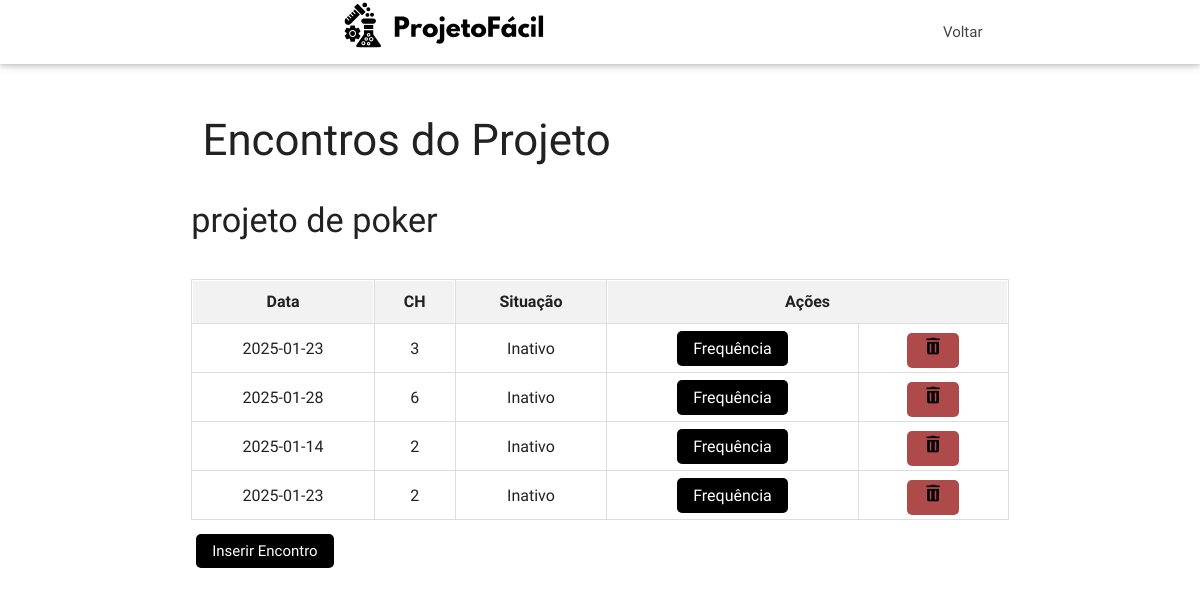
Screenshot of /Crud/crud_encontro/listar.php?id_projeto=24 with the database file from the repository.
### tables this page shows
CREATE TABLE IF NOT EXISTS `projeto` (
  `id_projeto` int NOT NULL AUTO_INCREMENT,
  `nome_projeto` varchar(255) DEFAULT NULL,
  `situacao` varchar(255) DEFAULT NULL,
  `fk_projeto_id_professor` int DEFAULT NULL,
  `data_finalizacao` date NOT NULL,
  `id_monitor` int NOT NULL,
  PRIMARY KEY (`id_projeto`),
  KEY `fk_projeto_id_professor` (`fk_projeto_id_professor`)
);

CREATE TABLE IF NOT EXISTS `encontro` (
  `id_encontro` int NOT NULL AUTO_INCREMENT,
  `CH` int DEFAULT NULL,
  `data` date DEFAULT NULL,
  `fk_id_projeto` int DEFAULT NULL,
  PRIMARY KEY (`id_encontro`),
  KEY `fk_encontro_projeto_id_projeto` (`fk_id_projeto`)
);

### Crud/crud_encontro/listar.php (the view, shortened to what this page needs)
<?php
$conexao = conectar();
?>
<!DOCTYPE html>
<html lang="pt-br">
<head>
    <link href="../../Style/css/materialize.min.css" type="text/css" rel="stylesheet" media="screen,projection" />
    <link href="../../Style/css/style.css" type="text/css" rel="stylesheet" media="screen,projection" />
</head>
<body>
    <div id="navbar" class="navbar-fixed scrollspy">
        <nav class="white">
            <div class="nav-wrapper container">
                <div class="container">
                    <a class="brand-logo"><img src="../../Style/images/logo.svg" style="height: 50px;"></a>
                </div>
                <ul class="right hide-on-med-and-down">
                    <li><a href="../../Login/professor/professor.php">Voltar</a></li>
                </ul>
            </div>
        </nav>
    </div>
    <div class="container section scrollspy">
        <div class="section">
            <div class="row">
                <div class="col s9">
                    <h3>Encontros do Projeto</h3>
                </div>
            </div>
            <div class="row">
                <?php
             $id_projeto = isset($_GET['id_projeto']) ? $_GET['id_projeto'] : null;
             $id_projeto = mysqli_real_escape_string($conexao, $id_projeto);
             $sql = "SELECT pro.nome_projeto, pro.situacao, en.CH, en.data, en.id_encontro
                     FROM projeto pro
                     INNER JOIN encontro en ON pro.id_projeto = en.fk_id_projeto
                     WHERE pro.id_projeto = '$id_projeto'";
             $resultado = mysqli_query($conexao, $sql);
             $lstDados = [];
             while ($dados = mysqli_fetch_assoc($resultado)) {
                 $lstDados[] = $dados;
             }
             if (count($lstDados) == 0) {
                 echo '<h5>Este projeto não possui encontros.</h5>';
             } else {
                 echo '<h4>' . $lstDados[0]['nome_projeto'] . '</h4>';
             }
             echo '<div class="table-container">';
             echo '<table>';
             echo '<tr><th>Data</th><th>CH</th><th>Situação</th><th colspan="2">Ações</th></tr>';
             foreach ($lstDados as $dados) {
                 echo '<tr>';
                 echo '<td>' . $dados['data'] . '</td>';
                 echo '<td>' . $dados['CH'] . '</td>';
                 echo '<td>' . $dados['situacao'] . '</td>';
                 echo '<td><a href="../crud_frequencia/chamada.php?id_encontro=' . $dados['id_encontro'] . '" class="actions-btn btn-frequency">Frequência</a></td>';
                 echo '<td><a href="excluir.php?id_encontro=' . $dados['id_encontro'] . '" class="actions-btn btn-delete"><img src="imagens/excluir.png" width="20" height="20" alt="Excluir"></a></td>';
                 echo '</tr>';
             }
             echo '</table>';
             echo '</div>';
             echo '<div style="margin-top: 20px;">
                 <a href="../../Crud/crud_encontro/formcad.php?id_projeto=' . $id_projeto . '" class="actions-btn">Inserir Encontro</a>
             </div>';
                ?>
            </div>
        </div>
    </div>
</body>
</html>

### Style/css/style.css (style rules this page uses)
nav ul a, nav .brand-logo { color: #444; }
nav { overflow: visible; }
nav li a { -webkit-transition: background .3s ease-in-out; -moz-transition: background .3s ease-in-out; transition: background .3s ease-in-out; }
h4, table { font-family: "Arimo", serif; font-optical-sizing: auto; font-style: normal; }

### Crud/crud_encontro/listar.php (style rules this page uses)
.table-container { overflow-x: auto; margin-top: 20px; }
table { width: 100%; border-collapse: collapse; margin-top: 20px; }
th, td { padding: 12px; text-align: center; border: 1px solid #ddd; }
th { background-color: #f2f2f2; }
.actions-btn { padding: 8px 16px; margin: 5px; color: white; background-color:rgb(0, 0, 0); border: none; border-radius: 5px; cursor: pointer; }
.btn-delete { background-color:rgb(175, 74, 74); color: white; }
.btn-frequency { background-color: #000000; color: white; }

### rows the page displays
projeto: nome_projeto "projeto de poker"
encontro: data "2025-01-23", CH "3", fk_id_projeto.situacao "Inativo"
encontro: data "2025-01-28", CH "6", fk_id_projeto.situacao "Inativo"
encontro: data "2025-01-14", CH "2", fk_id_projeto.situacao "Inativo"
encontro: data "2025-01-23", CH "2", fk_id_projeto.situacao "Inativo"
